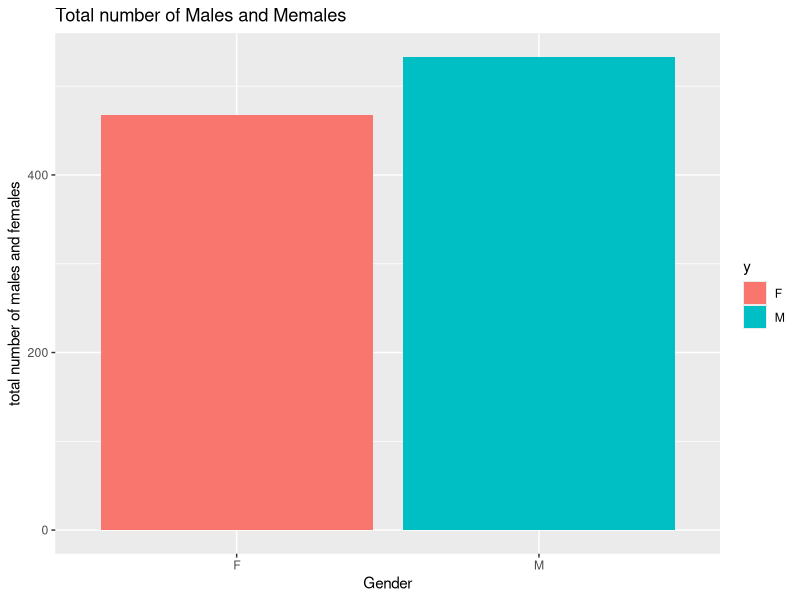
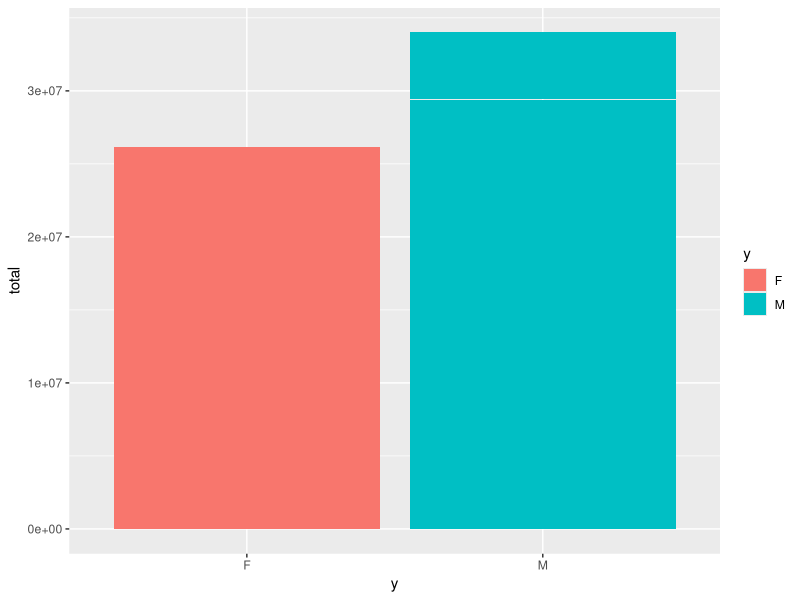

Here is the R script that generated these plots, in order:
## ---- chunk 1
knitr::opts_chunk$set(echo = TRUE)
## ---- chunk 2
library(tidyverse)
library(ggplot2)
## ---- chunk 3
a <- 5.0
c <- 10
t <- 12
B <- a+c/t
## ---- chunk 4
vec_1 <- c(44, 5, 0, "k")
vec_2 <- c(1, 2, 3, FALSE)
vec_3 <- c("a", "b", "c", TRUE)
vec_4 <- c(1, 2, 3, "4")

a<-typeof(vec_1)
b<-typeof(vec_2)
c<-typeof(vec_3)
d<-typeof(vec_4)
## ---- chunk 5
vec <- c(141.2741, 141.8392, 140.5730,NA, 141.3571, 139.8689, 
         137.9384, NA,139.6620, 138.2521, 138.8635, 141.3885, NA)

vec_1<-c(na.omit(vec,na.rm=TRUE))
## ---- chunk 6
vec_2 <-c(subset(vec,is.na(vec)))
## ---- chunk 7
len<-length(vec_2)
## ---- chunk 8
student<-c("First Student","Second Student","Third Student")
name<-c("Malvin","Rotondwa","Heavy")
surname<-c("Maposa","Jacobs","Petla")
age<-c(19,25,46)
gender<-c("Male","Female","Male")
df<-data.frame(student,name,surname,age,gender)
print(df)
## ---- chunk 9
t<-c(1,2,3,4,5)
mean_function<-function(t){
  z<-mean(t,na.rm=TRUE)
  return(z)
}
mean_function(t)
## ---- chunk 10
g <- c("MALE","FEMALE","FEMALE","MALE","FEMALE","MALE","MALE","FEMALE", "MALE","MALE","FEMALE","MALE","MALE",
"FEMALE","MALE","MALE","MALE")
ifelse(g=="MALE",1,2)
## ---- chunk 11
x <- rnorm(1000, 120, 5)
y <- sample(c("M","F"),size = 1000, replace = TRUE)
df<-cbind(x,y)
## ---- chunk 12
df <- data.frame(cbind(x,y))
## ---- chunk 13
df %>% group_by(y) %>% count()
## ---- chunk 14
df %>% group_by(y) %>% count() %>% 
  ggplot(aes(x=y,y=n,fill=y))+
  geom_col()+
  labs(title="Total number of Males and Memales",x="Gender",y="total number of males and females")
## ---- chunk 15
df$x<-as.double(df$x)
df<-df %>% group_by(y) %>% 
  mutate(total=sum(x))
print(df)
## ---- chunk 16
df %>%
  ggplot(aes(x=y,y=total,fill=y))+
  geom_col()
